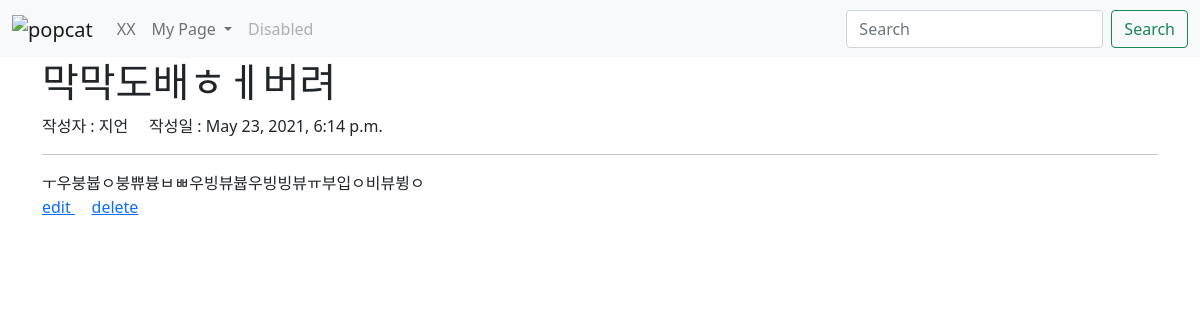
The app's page /blog/5 with its own data.
### blogapp/models.py (models this page shows, shortened)
class Blog(models.Model) : # 상속 : models.Model의 속성을 그대로 사용 !
    title = models.CharField(max_length=200)    # CharField : 제한이 있는 문자형
    writer = models.CharField(max_length=100)
    pup_date = models.DateTimeField()
    body = models.TextField()
    image = models.ImageField( upload_to = 'blog/', blank=True, null=True)

### blogapp/views.py (the view)
# urls.py: path('<str:id>', views.detail, name='detail'),
def detail(request, id) :
    blog = get_object_or_404(Blog, pk = id ) # pk = Primary Key ( 기본키, 대표 식별자 )
    return render( request, 'detail.html', {'blog' : blog} )

### blogapp/templates/detail.html (shortened to what this page needs)
{% extends 'base.html' %}
{% block content %}
<body>
    <h1>{{blog.title}}</h1>
    <div>
        작성자 : {{blog.writer}} &nbsp; &nbsp;
        작성일 : {{blog.pup_date}}
        <hr>
        {{blog.body}}
    </div>
    <a href="{% url 'edit' blog.id%}">edit </a> &nbsp; &nbsp;
    <a href="{% url 'delete' blog.id%}">delete</a>
</body>
{% endblock %}

### modelTest/templetes/base.html (shortened to what this page needs)
<!DOCTYPE html>
<html>
<head>
    <link href="https://cdn.jsdelivr.net/npm/bootstrap@5.0.1/dist/css/bootstrap.min.css"
    rel="stylesheet">
</head>
<body>
    {% load static %}
    <nav class="navbar navbar-expand-lg navbar-light bg-light">
        <div class="container-fluid">
          <a class="navbar-brand" href="{% url 'home'%}">
            <img src= "{% static 'unnamed.png'%}" alt="popcat" width="40">
          </a>
          <div class="collapse navbar-collapse" id="navbarSupportedContent">
            <ul class="navbar-nav me-auto mb-2 mb-lg-0">
              <li class="nav-item">
                <a class="nav-link" href="">XX</a>
              </li>
              <li class="nav-item dropdown">
                <a class="nav-link dropdown-toggle" href="#" id="navbarDropdown" role="button" data-bs-toggle="dropdown" aria-expanded="false">
                  My Page
                </a>
              </li>
              <li class="nav-item">
                <a class="nav-link disabled" href="#" tabindex="-1" aria-disabled="true">Disabled</a>
              </li>
            </ul>
            <form class="d-flex">
              <input class="form-control me-2" type="search" placeholder="Search" aria-label="Search">
              <button class="btn btn-outline-success" type="submit">Search</button>
            </form>
          </div>
        </div>
      </nav>
      <div class="container">
        {% block content %}
        {% endblock %}
      </div>
</body>
</html>

### records on screen
Blog: title "막막도배ㅎㅔ버려", writer "지언", pup_date "May 23, 2021, 6:14 p.m.", body "ㅜ우붕븁ㅇ붕쀼븅ㅂㅃ우빙뷰븁우빙빙뷰ㅠ부입ㅇ비뷰뷩ㅇ"
